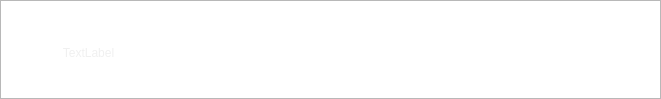
<?xml version="1.0" encoding="UTF-8"?>
<ui version="4.0">
 <class>Widget</class>
 <widget class="QWidget" name="Widget">
  <property name="geometry">
   <rect>
    <x>0</x>
    <y>0</y>
    <width>661</width>
    <height>99</height>
   </rect>
  </property>
  <property name="windowTitle">
   <string>Widget</string>
  </property>
  <property name="styleSheet">
   <string notr="true"/>
  </property>
  <widget class="QListView" name="listWidget">
   <property name="geometry">
    <rect>
     <x>0</x>
     <y>0</y>
     <width>661</width>
     <height>99</height>
    </rect>
   </property>
   <property name="styleSheet">
    <string notr="true"/>
   </property>
  </widget>
  <widget class="QLabel" name="label">
   <property name="geometry">
    <rect>
     <x>53</x>
     <y>42</y>
     <width>71</width>
     <height>21</height>
    </rect>
   </property>
   <property name="styleSheet">
    <string notr="true">color: rgb(240, 240, 240);</string>
   </property>
   <property name="text">
    <string>TextLabel</string>
   </property>
   <property name="alignment">
    <set>Qt::AlignCenter</set>
   </property>
  </widget>
 </widget>
 <resources/>
 <connections/>
</ui>
